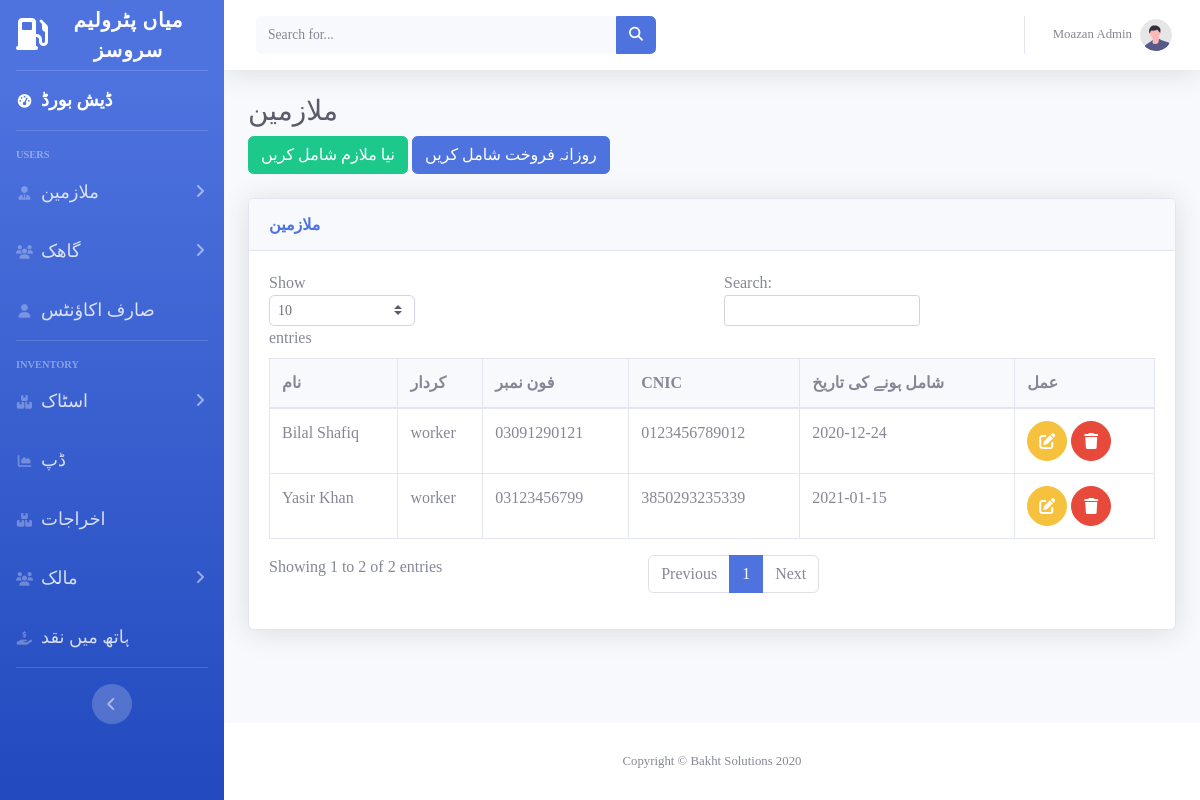
Page /employees.php (signed in) on the committed database.
### tables this page shows
CREATE TABLE `users` (
  `id` int(11) NOT NULL,
  `name` varchar(30) NOT NULL,
  `phoneno` varchar(200) NOT NULL,
  `password` varchar(200) NOT NULL,
  `role` varchar(30) NOT NULL
);

CREATE TABLE `employees` (
  `id` int(11) NOT NULL,
  `name` varchar(30) NOT NULL,
  `phoneno` varchar(30) NOT NULL,
  `cnic` varchar(30) NOT NULL,
  `jdate` date NOT NULL,
  `role` varchar(30) DEFAULT NULL
);

### employees.php (the view, shortened to what this page needs)
<?php session_start(); include "db.php";
include "header.php";
$data = mysqli_query($conn, "SELECT * FROM employees ");
$output = mysqli_fetch_all($data,MYSQLI_ASSOC);
$phoneno=$_SESSION['phoneno'];
$mysql = mysqli_query($conn, "SELECT * FROM users where phoneno=$phoneno and role='admin' ");
$print = mysqli_fetch_assoc($mysql);
if(!$print){
   $dadmin='d-none';
}else{  $dadmin='';}
?>
<body id="page-top">
<div id="wrapper">
<?php include "sidebar.php";?>
    <div id="content-wrapper" class="d-flex flex-column">
        <div id="content">
        <?php include "topbar.php";?>
    <div class="container-fluid">
<h1 class="h3 mb-2 text-gray-800">ملازمین</h1>
<button class='btn btn-success'  data-toggle="modal" data-target="#AddempModal">نیا ملازم شامل کریں</button>
<a class='btn btn-primary' href='employee_sale.php'>روزانہ فروخت شامل کریں</a> <br><br>
<div class="card shadow mb-4">
    <div class="card-header py-3">
        <h6 class="m-0 font-weight-bold text-primary">ملازمین</h6>
    </div>
    <div class="card-body">
        <div class="table-responsive">
            <table class="table table-bordered" id="dataTable" width="100%" cellspacing="0">
                <thead>
                    <tr class='bg-light '>
                        <th>نام</th>
                        <th>کردار</th>
                        <th>فون نمبر</th>
                        <th>CNIC</th>
                        <th>شامل ہونے کی تاریخ</th>
                        <th class="<?php echo $dadmin ?>">عمل</th>
                    </tr>
                </thead>
                <tbody>
                    <?php foreach($output as $out) {?>
                    <tr>
                        <td><?php echo $out['name']?></td>
                        <td><?php echo $out['role']?></td>
                        <td><?php echo $out['phoneno']?></td>
                        <td><?php echo $out['cnic']?></td>
                        <td><?php echo $out['jdate']?></td>
                        <td class="<?php echo $dadmin ?>"><a class="btn btn-warning btn-circle" onclick="GetEModal('<?php echo $out['id']?>','<?php echo $out['name']?>','<?php echo $out['phoneno']?>'
                            ,'<?php echo $out['cnic']?>','<?php echo $out['jdate']?>','<?php echo $out['role']?>')" data-toggle="modal" data-target="#editModal">
                                        <i class="fas fa-edit"></i>
                          </a>
                          <a href="" class="btn btn-danger btn-circle"  onclick="GetdelModal('<?php echo $out['id']?>')" data-toggle="modal" data-target="#delModal">
                                        <i class="fas fa-trash"></i>
                          </a></td>
                    </tr>
<?php }?>
                </tbody>
            </table>
        </div>
    </div>
</div>
</div>
</div>
<?php include "footer.php"?>

### topbar.php (shortened to what this page needs)
<?php
 include "db.php";
 $phoneno=$_SESSION['phoneno'];
$mysql = mysqli_query($conn, "SELECT * FROM users where phoneno=$phoneno ");
$print = mysqli_fetch_assoc($mysql);
?>
 <nav class="navbar navbar-expand navbar-light bg-white topbar mb-4 static-top shadow">
<form
    class="d-none d-sm-inline-block form-inline mr-auto ml-md-3 my-2 my-md-0 mw-100 navbar-search">
    <div class="input-group">
        <input type="text" class="form-control bg-light border-0 small" placeholder="Search for..."
            aria-label="Search" aria-describedby="basic-addon2">
        <div class="input-group-append">
            <button class="btn btn-primary" type="button">
                <i class="fas fa-search fa-sm"></i>
            </button>
        </div>
    </div>
</form>
<ul class="navbar-nav ml-auto">
    <li class="nav-item dropdown no-arrow">
        <a class="nav-link dropdown-toggle" href="#" id="userDropdown" role="button"
            data-toggle="dropdown" aria-haspopup="true" aria-expanded="false">
            <span class="mr-2 d-none d-lg-inline text-gray-600 small"><?php echo  $print['name']?></span>
            <img class="img-profile rounded-circle"
                src="img/undraw_profile.svg">
        </a>
    </li>
</ul>
</nav>

### rows in the picture
users: name "Moazan Admin"
employees: name "Bilal Shafiq", role "worker", phoneno "03091290121", cnic "0123456789012", jdate "2020-12-24"
employees: name "Yasir Khan", role "worker", phoneno "03123456799", cnic "3850293235339", jdate "2021-01-15"
